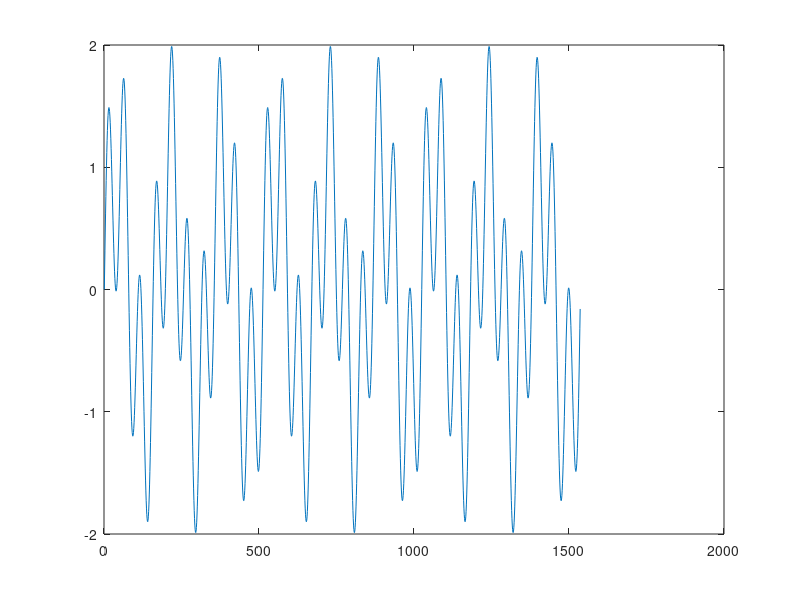

Here is the MATLAB script that generated this plot: (Note: this script raises an error after producing the figure.)
fs = 512;                    % Sampling frequency (samples per second)
dt = 1/fs;                   % seconds per sample
StopTime = 3;             % seconds
t = (0:dt:StopTime-dt)';     % seconds
num_samples = length(fs*t); 
sd = 0.2; 
noise = sd*randn(1, num_samples); 
F1 = 3;         
F2 = 10; % Sine wave frequency (hertz)
data = sin(2*pi*F1*t) + sin(2*pi*F2*t); 

plot(data)

%% repeat 

real_data = repmat(data,1,5); 
tmp = repmat(real_data,1,1,3); 
plot(squeeze(tmp(:,1,1)))

data_for_S = permute(tmp,[2,3,1]); 
%% 
params.Fs = 512;
params.fpass = [1 150];
params.err = [1 0.05];
params.trialave = 0;
params.tapers = [4 7]; 
num_ch = 3; 
num_trials = 5; 

% data is trial x ch x time 
% data permuted to time x trial x ch 

for i=1:num_ch
    for j = 1:num_trials 
        [S(j,i,:),f,Serr(:,:,i)] = mtspectrumc(squeeze(permute(data_for_S(j,i,:),...
             [3,1,2])),params);
    end 
end 

%% 
pow_prestim = 10*log(S);


%% plot PSD 

plot(f,squeeze(pow_prestim(1,1,:)),'LineWidth',0.75)


